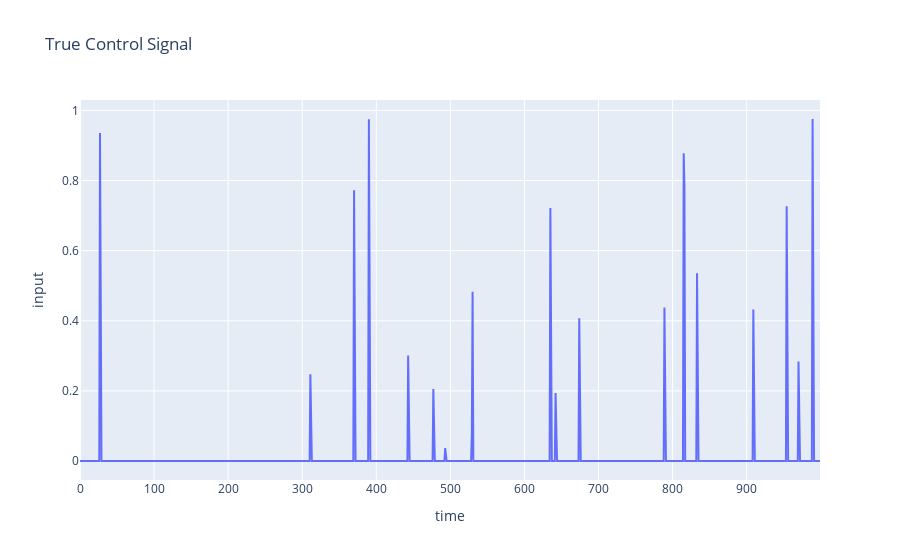

Notebook source saved alongside this figure:
### Code cell
controls = dyns.u_.T
px.line(controls, title='True Control Signal').update_layout(xaxis_title='time', yaxis_title='input', legend_title='control signal', showlegend=False)

### Figure 1 — Plotly figure (JSON) as saved in the notebook; plotly's stock layout.template omitted (floating-point values rounded to 4 significant figures; data arrays with more than 128 entries replaced by an {"elided": "..."} marker saying what was removed)
{"data": [{"hovertemplate": "variable=0<br>index=%{x}<br>value=%{y}<extra></extra>", "legendgroup": "0", "line": {"color": "#636efa", "dash": "solid"}, "marker": {"symbol": "circle"}, "mode": "lines", "name": "0", "orientation": "v", "showlegend": true, "type": "scatter", "x": {"elided": "1000 int values"}, "xaxis": "x", "y": {"elided": "1000 float values"}, "yaxis": "y"}], "layout": {"legend": {"title": {"text": "control signal"}, "tracegroupgap": 0}, "showlegend": false, "title": {"text": "True Control Signal"}, "xaxis": {"anchor": "y", "domain": [0, 1], "title": {"text": "time"}}, "yaxis": {"anchor": "x", "domain": [0, 1], "title": {"text": "input"}}}}
